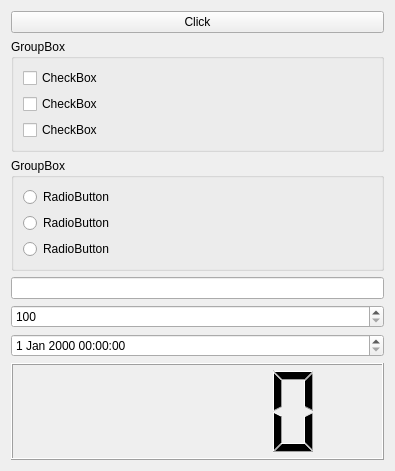
<?xml version="1.0" encoding="UTF-8"?>
<ui version="4.0">
 <class>Widget</class>
 <widget class="QWidget" name="Widget">
  <property name="geometry">
   <rect>
    <x>0</x>
    <y>0</y>
    <width>395</width>
    <height>471</height>
   </rect>
  </property>
  <property name="windowTitle">
   <string>Form</string>
  </property>
  <layout class="QVBoxLayout" name="verticalLayout_3">
   <item>
    <widget class="QPushButton" name="button">
     <property name="text">
      <string>Click</string>
     </property>
    </widget>
   </item>
   <item>
    <widget class="QGroupBox" name="groupBox">
     <property name="title">
      <string>GroupBox</string>
     </property>
     <layout class="QVBoxLayout" name="verticalLayout">
      <item>
       <widget class="QCheckBox" name="checkBox">
        <property name="text">
         <string>CheckBox</string>
        </property>
       </widget>
      </item>
      <item>
       <widget class="QCheckBox" name="checkBox_2">
        <property name="text">
         <string>CheckBox</string>
        </property>
       </widget>
      </item>
      <item>
       <widget class="QCheckBox" name="checkBox_3">
        <property name="text">
         <string>CheckBox</string>
        </property>
       </widget>
      </item>
     </layout>
    </widget>
   </item>
   <item>
    <widget class="QGroupBox" name="groupBox_2">
     <property name="title">
      <string>GroupBox</string>
     </property>
     <layout class="QVBoxLayout" name="verticalLayout_2">
      <item>
       <widget class="QRadioButton" name="radioButton">
        <property name="text">
         <string>RadioButton</string>
        </property>
       </widget>
      </item>
      <item>
       <widget class="QRadioButton" name="radioButton_2">
        <property name="text">
         <string>RadioButton</string>
        </property>
       </widget>
      </item>
      <item>
       <widget class="QRadioButton" name="radioButton_3">
        <property name="text">
         <string>RadioButton</string>
        </property>
       </widget>
      </item>
     </layout>
    </widget>
   </item>
   <item>
    <widget class="QLineEdit" name="lineEdit"/>
   </item>
   <item>
    <widget class="QSpinBox" name="spinBox">
     <property name="minimum">
      <number>100</number>
     </property>
     <property name="maximum">
      <number>650</number>
     </property>
    </widget>
   </item>
   <item>
    <widget class="QDateTimeEdit" name="dateTimeEdit"/>
   </item>
   <item>
    <widget class="QLCDNumber" name="lcdNumber"/>
   </item>
  </layout>
 </widget>
 <resources/>
 <connections/>
</ui>
